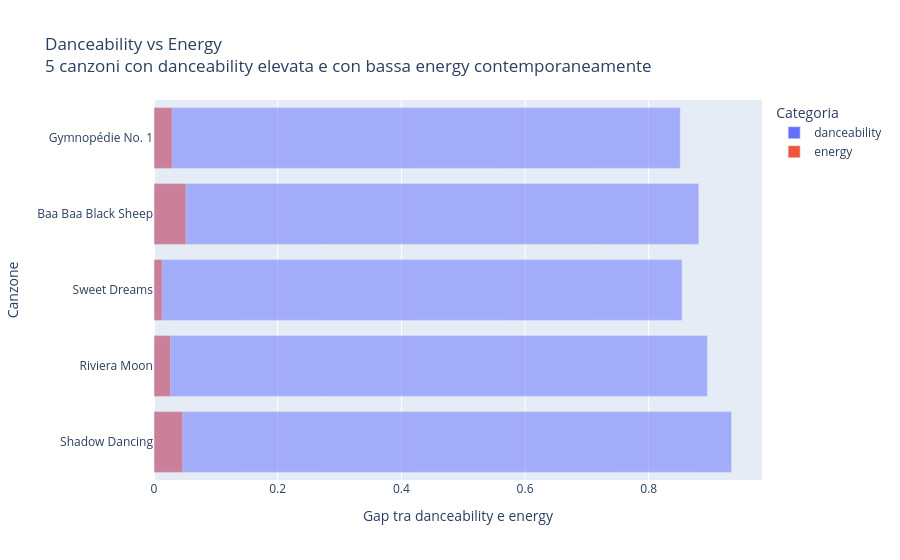

Notebook source saved alongside this figure:
### Code cell
df['gap'] = df['danceability'] - df['energy']
df_gap = df.sort_values('gap', ascending=False).head(5)
px.bar(df_gap,x=['danceability', 'energy'], y='track_name',barmode='overlay',orientation='h',title='Danceability vs Energy <br>5 canzoni con danceability elevata e con bassa energy contemporaneamente<br>',labels={'value': 'Gap tra danceability e energy', 'variable': 'Categoria', 'track_name': 'Canzone'},)

### Figure 1 — Plotly figure (JSON) as saved in the notebook; plotly's stock layout.template omitted (floating-point values rounded to 4 significant figures)
{"data": [{"hovertemplate": "Categoria=danceability<br>Gap tra danceability e energy=%{x}<br>Canzone=%{y}<extra></extra>", "legendgroup": "danceability", "marker": {"color": "#636efa", "opacity": 0.5, "pattern": {"shape": ""}}, "name": "danceability", "orientation": "h", "showlegend": true, "textposition": "auto", "type": "bar", "x": [0.934, 0.895, 0.854, 0.881, 0.851], "xaxis": "x", "y": ["Shadow Dancing", "Riviera Moon", "Sweet Dreams", "Baa Baa Black Sheep", "Gymnopédie No. 1"], "yaxis": "y"}, {"hovertemplate": "Categoria=energy<br>Gap tra danceability e energy=%{x}<br>Canzone=%{y}<extra></extra>", "legendgroup": "energy", "marker": {"color": "#EF553B", "opacity": 0.5, "pattern": {"shape": ""}}, "name": "energy", "orientation": "h", "showlegend": true, "textposition": "auto", "type": "bar", "x": [0.0464, 0.0265, 0.0132, 0.0517, 0.0294], "xaxis": "x", "y": ["Shadow Dancing", "Riviera Moon", "Sweet Dreams", "Baa Baa Black Sheep", "Gymnopédie No. 1"], "yaxis": "y"}], "layout": {"barmode": "overlay", "legend": {"title": {"text": "Categoria"}, "tracegroupgap": 0}, "title": {"text": "Danceability vs Energy <br>5 canzoni con danceability elevata e con bassa energy contemporaneamente<br>"}, "xaxis": {"anchor": "y", "domain": [0, 1], "title": {"text": "Gap tra danceability e energy"}}, "yaxis": {"anchor": "x", "domain": [0, 1], "title": {"text": "Canzone"}}}}
